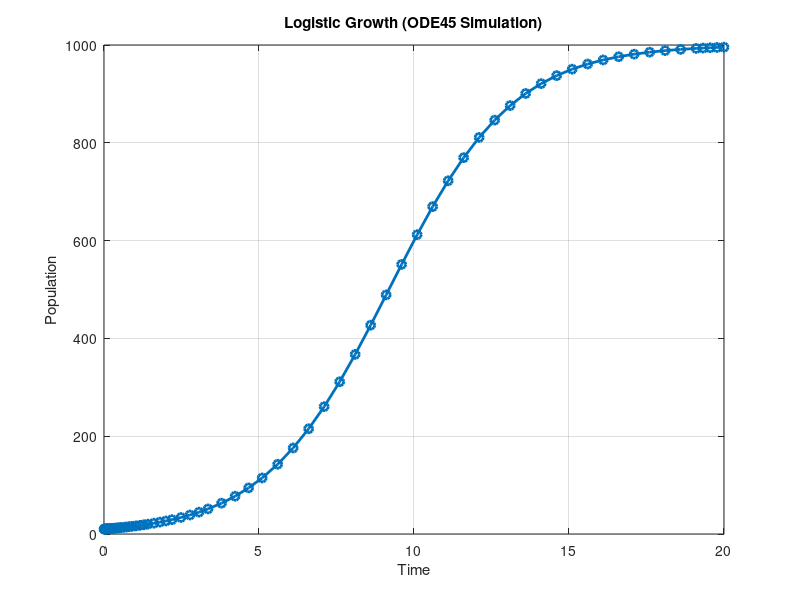

Write MATLAB code to recreate this figure. (Note: this script raises an error after producing the figure.)
function [t, P] = logistic_growth(params, plot_results)
%LOGISTIC_GROWTH Simulates logistic population growth
%
%   [t, P] = logistic_growth() 
%       Uses default parameters and plots results
%
%   [t, P] = logistic_growth(params)
%       Uses custom parameters specified in struct:
%           params.r     - growth rate (default: 0.5)
%           params.K     - carrying capacity (default: 1000)
%           params.P0    - initial population (default: 10)
%           params.tspan - time span [t0, tf] (default: [0, 20])
%
%   [t, P] = logistic_growth(params, plot_results)
%       Set plot_results = false to suppress plotting
%
%   Model: dP/dt = r * P * (1 - P/K)
%
%   Example:
%       [t, P] = logistic_growth();
%       params.r = 1.0; params.K = 500;
%       [t, P] = logistic_growth(params, true);

    % Default parameters
    if nargin < 1 || isempty(params)
        params = struct();
    end
    if nargin < 2
        plot_results = true;
    end
    
    % Set defaults for missing fields
    if ~isfield(params, 'r'),     params.r = 0.5;        end
    if ~isfield(params, 'K'),     params.K = 1000;       end
    if ~isfield(params, 'P0'),    params.P0 = 10;        end
    if ~isfield(params, 'tspan'), params.tspan = [0 20]; end
    
    % Extract parameters
    r = params.r;
    K = params.K;
    P0 = params.P0;
    tspan = params.tspan;
    
    % Define Logistic ODE: dP/dt = r*P*(1 - P/K)
    logisticODE = @(t, P) r * P * (1 - P / K);
    
    % Solve using ODE45
    [t, P] = ode45(logisticODE, tspan, P0);
    
    % Plot results
    if plot_results
        figure;
        plot(t, P, '-o', 'LineWidth', 2);
        title('Logistic Growth (ODE45 Simulation)');
        xlabel('Time');
        ylabel('Population');
        grid on;
        
        % Add carrying capacity line
        hold on;
        yline(K, '--r', 'Carrying Capacity K', 'LineWidth', 1.5);
        hold off;
        
        % Display parameters
        fprintf('Logistic Growth Parameters:\n');
        fprintf('  Growth rate r = %.4f\n', r);
        fprintf('  Carrying capacity K = %.4f\n', K);
        fprintf('  Initial population P0 = %.4f\n', P0);
    end
end
